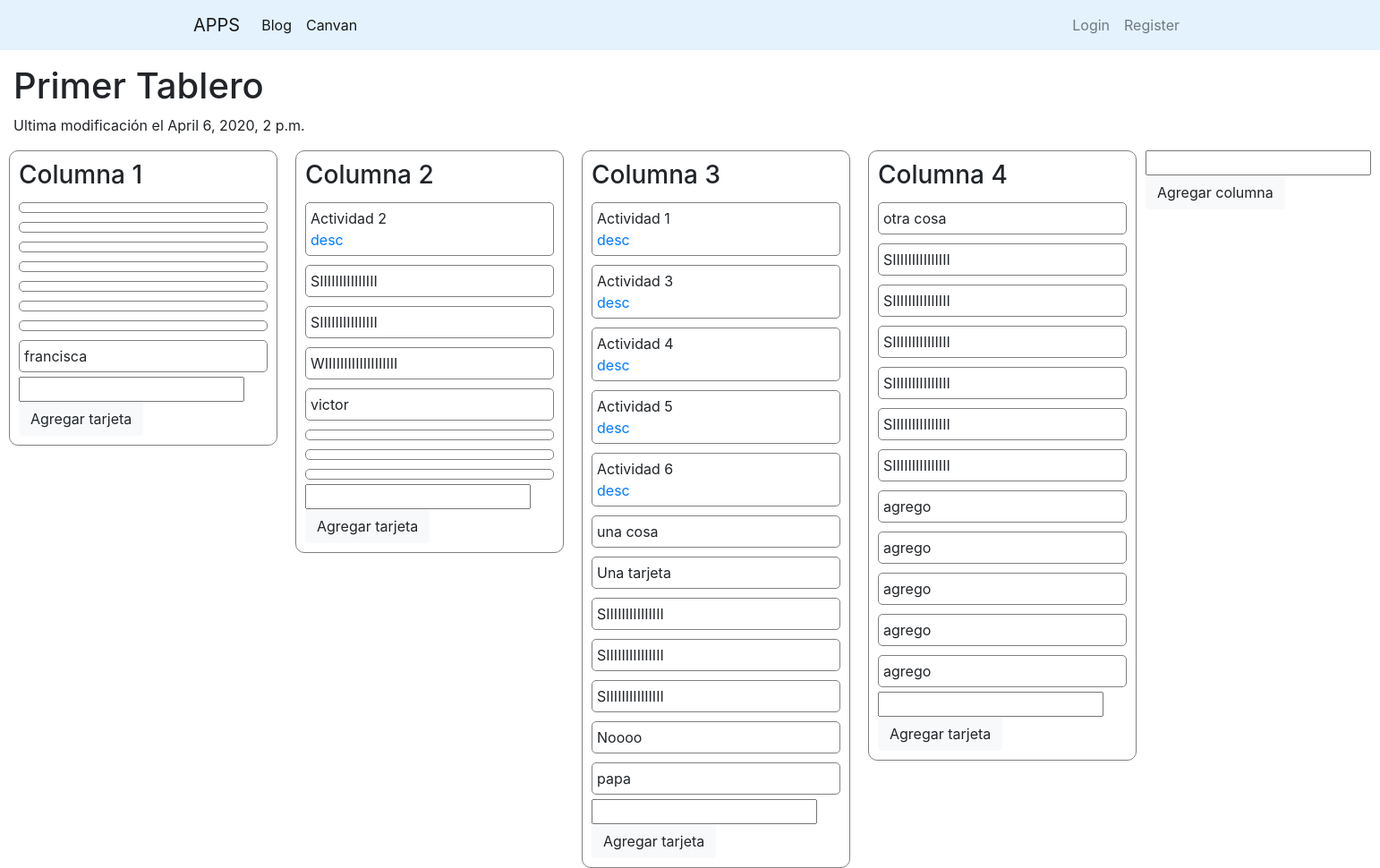
The page /canvan/1/ on the database its author committed.
### canvan/models.py (models this page shows, shortened)
class Tablero(models.Model):
	nombre = models.CharField( max_length = 200 )
	descripcion = models.TextField( max_length = 400 )
	fecha_ultima_modificacion = models.DateTimeField()

class Columna(models.Model):
	nombre = models.CharField( max_length = 200 )
	tablero = models.ForeignKey( Tablero, on_delete = models.CASCADE )

class Tarjeta(models.Model):
	nombre = models.CharField( max_length = 200 )
	descripcion = models.TextField( max_length = 400 )
	columna = models.ForeignKey( Columna, on_delete = models.CASCADE )

### canvan/views.py (the view)
# urls.py: path( '<int:id_tablero>/', views.detalleTablero, name='detail'),
def detalleTablero( request, id_tablero):
	tablero = Tablero.objects.get(pk = id_tablero)
	if request.method == 'POST':
		columna = Columna.objects.get(pk = request.POST['columna'])
		tarjeta = Tarjeta(nombre = request.POST['nombre'], columna = columna)
		tarjeta.save()
	context = {
		'tablero': tablero,
	}
	return render(request, 'canvan/detail.html', context)

### canvan/templates/canvan/detail.html (shortened to what this page needs)
{% extends 'canvan/base.html' %}
{% load static%}
{% block estilo %}
	<link rel="stylesheet" href="{% static 'css/canvan_detail.css' %}">
{% endblock %}
{% block contenido%}
	<div class="container-fluid contenedor-cuerpo">
		<div class="container-fluid my-3">
			<h1> {{ tablero.nombre }} </h1>
			<p> Ultima modificación el {{ tablero.fecha_ultima_modificacion }}</p>
		</div>
		<div class="contenedor-tablero">
			{% for columna in tablero.columna_set.all %}
				<div class="columna" id="{{ columna.id }}">
					<h3>{{ columna.nombre }}</h3>
					{% for tarjeta in columna.tarjeta_set.all %}
						<div class="tarjeta" draggable="true" id="{{ tarjeta.id }}">
							{{ tarjeta.nombre }}
							{% if tarjeta.descripcion %}
								<a href="#">desc</a>
							{% endif %}
						</div>
                    {% endfor %}
					<form method="POST" action="{% url 'canvan:detail' tablero.id %}">
						<input type="text" name="nombre">
						<button type="submit" class="btn btn-light">Agregar tarjeta</button>
                    </form>
				</div>
			{% endfor %}
			<form method="POST" action="{% url 'canvan:detail' tablero.id %}">
				<input type="text" name="nombre">
				<button type="submit" class="btn btn-light">Agregar columna</button>
			</form>
		</div>
	</div>
{% endblock contenido %}

### canvan/static/css/canvan_detail.css (style rules this page uses)
* { margin: 0; padding: 0; }
.contenedor-cuerpo { padding: 0; min-height: 87vh; max-height: 87vh; }
.contenedor-tablero { display: flex; align-items: flex-start; }
.columna { display: flex; flex-direction: column; min-width: 300px; border: 1px solid gray; border-radius: 10px; margin: 0 10px; padding: 10px; }
.tarjeta { border: 1px solid gray; border-radius: 5px; padding: 5px; margin: 5px 0; display: flex; flex-direction: column; }

### rows shown on the page
Tablero: nombre "Primer Tablero", fecha_ultima_modificacion "April 6, 2020, 2 p.m."
Columna: nombre "Columna 1"
Tarjeta: nombre "francisca"
Columna: nombre "Columna 2"
Tarjeta: nombre "Actividad 2", shows "desc"
Tarjeta: nombre "SIIIIIIIIIIIIIII"
Tarjeta: nombre "SIIIIIIIIIIIIIII"
Tarjeta: nombre "WIIIIIIIIIIIIIIIIIII"
Tarjeta: nombre "victor"
Columna: nombre "Columna 3"
Tarjeta: nombre "Actividad 1", shows "desc"
Tarjeta: nombre "Actividad 3", shows "desc"
Tarjeta: nombre "Actividad 4", shows "desc"
Tarjeta: nombre "Actividad 5", shows "desc"
Tarjeta: nombre "Actividad 6", shows "desc"
Tarjeta: nombre "una cosa"
Tarjeta: nombre "Una tarjeta"
Tarjeta: nombre "SIIIIIIIIIIIIIII"
Tarjeta: nombre "SIIIIIIIIIIIIIII"
Tarjeta: nombre "SIIIIIIIIIIIIIII"
Tarjeta: nombre "Noooo"
Tarjeta: nombre "papa"
Columna: nombre "Columna 4"
Tarjeta: nombre "otra cosa"
Tarjeta: nombre "SIIIIIIIIIIIIIII"
Tarjeta: nombre "SIIIIIIIIIIIIIII"
Tarjeta: nombre "SIIIIIIIIIIIIIII"
Tarjeta: nombre "SIIIIIIIIIIIIIII"
Tarjeta: nombre "SIIIIIIIIIIIIIII"
Tarjeta: nombre "SIIIIIIIIIIIIIII"
Tarjeta: nombre "agrego"
Tarjeta: nombre "agrego"
Tarjeta: nombre "agrego"
Tarjeta: nombre "agrego"
Tarjeta: nombre "agrego"
